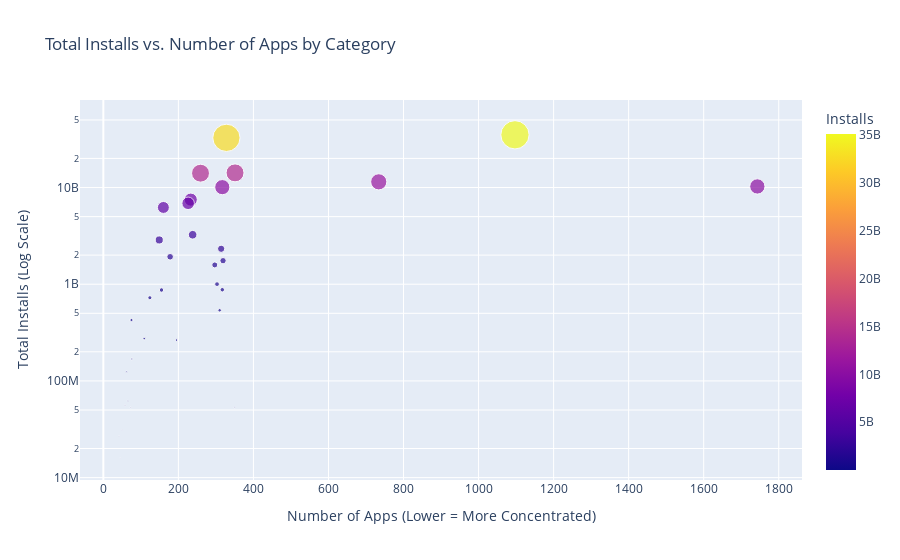

Write notebook code for a chart like this one.
### Code cell
scatter = px.scatter(category_app_installs, x='App', y='Installs', color='Installs', size='Installs',
              hover_name=category_app_installs.index, 
           title='Total Installs vs. Number of Apps by Category',
           )
scatter.update_layout(yaxis_type='log', 
                     xaxis_title='Number of Apps (Lower = More Concentrated)',
                     yaxis_title='Total Installs (Log Scale)')
scatter.show()

### Figure 1 — Plotly figure (JSON) as saved in the notebook; plotly's stock layout.template omitted (floating-point values rounded to 4 significant figures)
{"data": [{"hovertemplate": "<b>%{hovertext}</b><br><br>App=%{x}<br>Installs=%{marker.color}<extra></extra>", "hovertext": ["ART_AND_DESIGN", "AUTO_AND_VEHICLES", "BEAUTY", "BOOKS_AND_REFERENCE", "BUSINESS", "COMICS", "COMMUNICATION", "DATING", "EDUCATION", "ENTERTAINMENT", "EVENTS", "FAMILY", "FINANCE", "FOOD_AND_DRINK", "GAME", "HEALTH_AND_FITNESS", "HOUSE_AND_HOME", "LIBRARIES_AND_DEMO", "LIFESTYLE", "MAPS_AND_NAVIGATION", "MEDICAL", "NEWS_AND_MAGAZINES", "PARENTING", "PERSONALIZATION", "PHOTOGRAPHY", "PRODUCTIVITY", "SHOPPING", "SOCIAL", "SPORTS", "TOOLS", "TRAVEL_AND_LOCAL", "VIDEO_PLAYERS", "WEATHER"], "legendgroup": "", "marker": {"color": [124233100, 53129800, 26916200, 1921291655, 1001768120, 56036100, 32647241530, 264295110, 871352000, 2869160000, 15949410, 10257676490, 876549400, 273777750, 35085862717, 1583056220, 168582000, 62083000, 537431120, 724267560, 53205576, 7496210650, 31116110, 2325352930, 10088243130, 14176070180, 3247831540, 14069841475, 1751131465, 11450724500, 6868859300, 6221897200, 426096500], "coloraxis": "coloraxis", "size": [124233100, 53129800, 26916200, 1921291655, 1001768120, 56036100, 32647241530, 264295110, 871352000, 2869160000, 15949410, 10257676490, 876549400, 273777750, 35085862717, 1583056220, 168582000, 62083000, 537431120, 724267560, 53205576, 7496210650, 31116110, 2325352930, 10088243130, 14176070180, 3247831540, 14069841475, 1751131465, 11450724500, 6868859300, 6221897200, 426096500], "sizemode": "area", "sizeref": 87710000.0, "symbol": "circle"}, "mode": "markers", "name": "", "orientation": "v", "showlegend": false, "type": "scatter", "x": [62, 73, 42, 178, 303, 58, 328, 195, 155, 149, 45, 1743, 317, 109, 1097, 297, 76, 65, 310, 124, 350, 233, 50, 314, 317, 351, 238, 259, 319, 734, 226, 160, 75], "xaxis": "x", "y": [124233100, 53129800, 26916200, 1921291655, 1001768120, 56036100, 32647241530, 264295110, 871352000, 2869160000, 15949410, 10257676490, 876549400, 273777750, 35085862717, 1583056220, 168582000, 62083000, 537431120, 724267560, 53205576, 7496210650, 31116110, 2325352930, 10088243130, 14176070180, 3247831540, 14069841475, 1751131465, 11450724500, 6868859300, 6221897200, 426096500], "yaxis": "y"}], "layout": {"coloraxis": {"colorbar": {"title": {"text": "Installs"}}, "colorscale": [[0, "#0d0887"], [0.1111, "#46039f"], [0.2222, "#7201a8"], [0.3333, "#9c179e"], [0.4444, "#bd3786"], [0.5556, "#d8576b"], [0.6667, "#ed7953"], [0.7778, "#fb9f3a"], [0.8889, "#fdca26"], [1, "#f0f921"]]}, "legend": {"itemsizing": "constant", "tracegroupgap": 0}, "title": {"text": "Total Installs vs. Number of Apps by Category"}, "xaxis": {"anchor": "y", "domain": [0, 1], "title": {"text": "Number of Apps (Lower = More Concentrated)"}}, "yaxis": {"anchor": "x", "domain": [0, 1], "title": {"text": "Total Installs (Log Scale)"}, "type": "log"}}}
